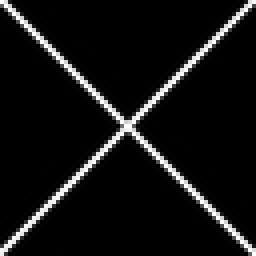
%> input picture Assignment2/rsz_cross.jpg, 64 x 64 px (shown 4 times larger)
$ octave part3.m   (GNU Octave 9; MATLAB toolbox functions it lacks are replaced by stand-ins)
%> lines starting %> are read from the running program, lines starting %| are printed output that depends on the picture
img = double(imread('rsz_cross.jpg'));
%> img: size 64x64 double; min 0, max 255, mean 17.8; mean of the top-left, top-right, bottom-left and bottom-right quarters 17.8, 17.6, 18, 17.8
subplot(2,5,1);
imshow(uint8(img));
title('64x64 Image');
dftImg = fftshift(fft2(img));
subplot(2,5,6);
imshow(mat2gray(log(abs(dftImg) + 1)));
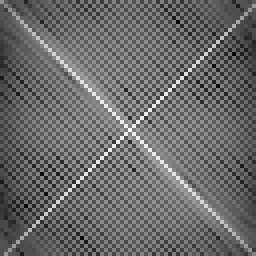
%> displayed picture: size 64x64, on the screen's scale of 0 to 255 (shown 4 times larger); min 0, max 255, mean 106
title('64x64 Mag Plot');
for i = 2:4
%> this loop made 3 passes; what is shown inside it comes from the first
    newImg = zeros(size(img,1)*2);
    newImg(1:size(img,1),1:size(img,1)) = img(:,:);
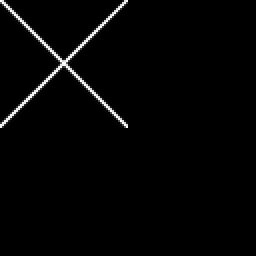
%> newImg: size 128x128 double (shown 2 times larger); min 0, max 255, mean 4.4
    subplot(2,5,i);
    imshow(uint8(newImg));
    title(sprintf('%dx%d Image', pow2(2,i+4), pow2(2,i+4)));
    dftImg = fft2(newImg);
    subplot(2,5,i+5);
    imshow(mat2gray(log(fftshift(abs(dftImg)) + 1)));
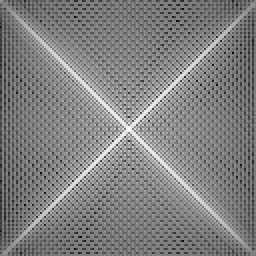
%> displayed picture: size 128x128, on the screen's scale of 0 to 255 (shown 2 times larger); min 0, max 255, mean 128.2
    title(sprintf('%dx%d Mag Plot', pow2(2,i+4), pow2(2,i+4)));
    img = newImg;
end
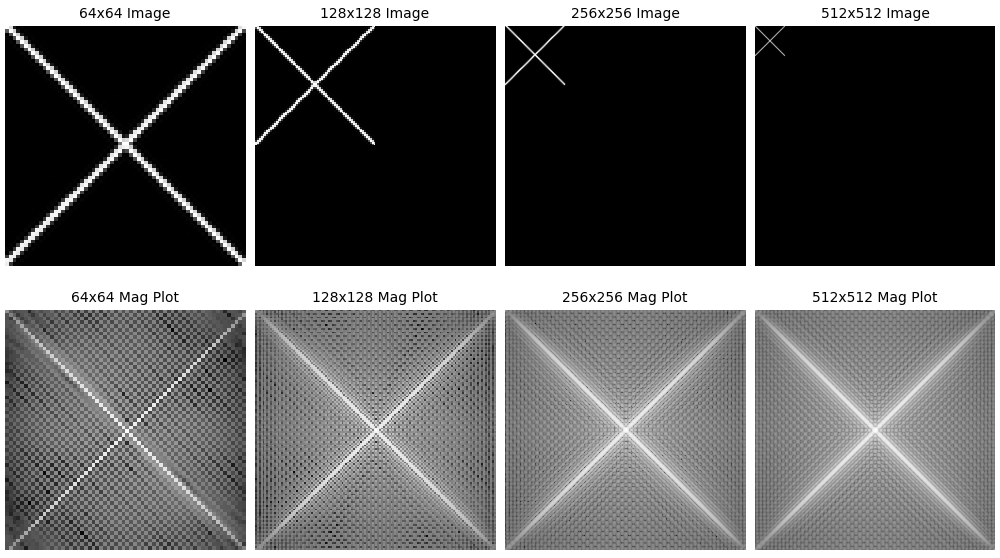
%> figure redrawn from the program's plot data, 8 panels
